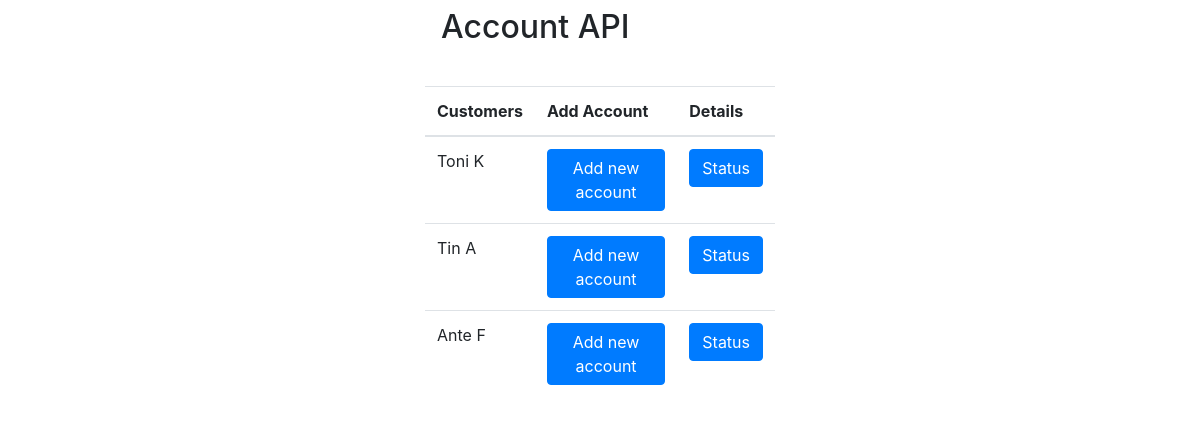
The app's page /Accounts/ with its own data.
### Accounts/models.py (models this page shows, shortened)
class Customer(models.Model):
	name = models.CharField(max_length = 255, blank = False, default='')
	surname = models.CharField(max_length = 255, blank = False, default='')
	balance = models.DecimalField(max_digits = 6, decimal_places = 2, default=Decimal('0.00'))
	created_at = models.DateTimeField( auto_now_add = True )
	updated_at = models.DateTimeField( auto_now = True )

### Accounts/views.py (the view)
# urls.py: path('', views.CustomerList.as_view(), name = "Customers"),
class CustomerList(APIView):
	renderer_classes = [TemplateHTMLRenderer]
	template_name = "Customer/index.html"
	def get(self, request):
		customers = Customer.objects.all()
		serializer = CustomerSerializer(customers, many = True)
		return Response({'customers': serializer.data})

### Accounts/templates/Customer/index.html
{% extends "base.html" %}
{% block content %}
	<table class="table">
		<thead>
			<tr>
				<th>
					Customers
				</th>
				<th>
					Add Account
				</th>
				<th>
					Details
				</th>
			</tr>
		</thead>
		<tbody>
			{% for customer in customers %}
			<tr>
				<td>
					{{ customer.name }} {{customer.surname}}
				</td>
				<td>
					<a class="btn btn-primary" href="{% url 'NewAccount' customer.id %}">Add new account</a>
				</td>
				<td>
					<a class="btn btn-primary" href="{% url 'Detail' customer.id %}">Status</a>
				</td>
			</tr>
			{% empty %}
				<tr>
					<td>
						No customers yet.
					</td>
				</tr>
			{% endfor %}
		</tbody>
	</table>
{% endblock %}

### Accounts/templates/base.html (shortened to what this page needs)
<!DOCTYPE html>
<html>
<head>
    <link rel="stylesheet" href="https://stackpath.bootstrapcdn.com/bootstrap/4.3.1/css/bootstrap.min.css">
</head>
<body>
	<header>
		<div class="container">
			<div class="row justify-content-center">
				<div class="col-lg-4 col-md-4"></div>
				<div class="col-lg-4 col-md-4 text-center">
					<nav class="navbar sticky-top navbar-light">
						<h2>Account API</h2>
					</nav>
				</div>
				<div class="col-lg-4 col-md-4"></div>
			</div>
		</div>
	</header>
	<br>
	<div class="container">
		<div class="row">
			<div class="col-lg-4 col-md-2"></div>
			<div class="col-lg-4 col-md-6 mx-auto">
				{% block content %}
				{% endblock %}
			</div>
			<div class="col-lg-4 col-md-2"></div>
		</div>
	</div>
</body>
</html>

### records on screen
Customer: name "Toni"
Customer: name "Tin"
Customer: name "Ante"

### other values on screen
{{ customer.surname }} "K" "A" "F"
